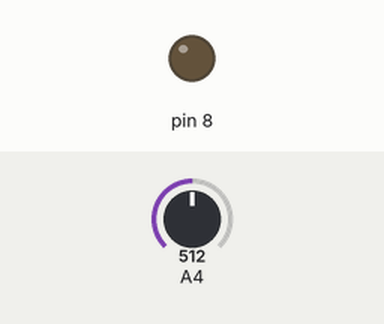
The sketch below on a simulated Arduino Uno, built with avr-gcc and run on an emulated ATmega328P. On the bench: output pins drawn as LEDs (lit = HIGH). The inputs (shaded band) are chosen by the test bench; at power-on: A4 = 512.

Above: at 1.2 s.
1.3 s: A4 set to 488
At 1.9 s:
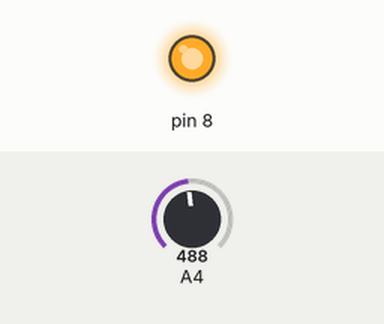
2.8 s: A4 set to 510
At 4.0 s:
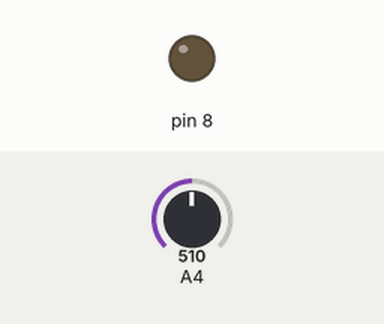
4.3 s: A4 set to 490
At 5.3 s:
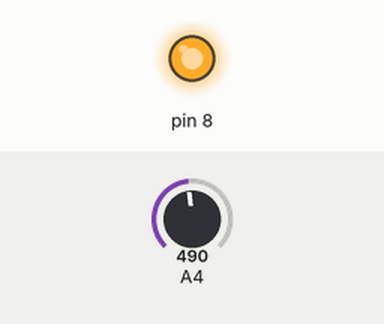
Timing chart, 0 to 7.3 s (numbered marks = the images above; inputs shaded):
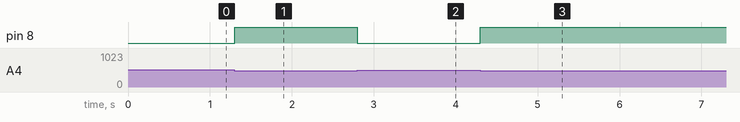

Measured:
- the behaviour switches between 500 and 499 on A4 (found by bisection; images 0 and 1)
- after the input at 1.3 s, pin 8: LOW → HIGH at once
- after the input at 2.8 s, pin 8: HIGH → LOW at once
- after the input at 4.3 s, pin 8: LOW → HIGH at once

The sketch:

classornek.ino
```cpp
#include "FanMotor.h"
FanMotor fan(8,A4);
void setup() {
  fan.setup();
}
void loop(){
  fan.attach();
}
```

FanMotor.h
```cpp
class FanMotor{
  int fanPin=0;
  int sensorPin=0;
  double sensorValue=0;
  public:
    FanMotor(int fp,int sp){
      fanPin=fp;
      sensorPin=sp;
    }

    void setup(){
      pinMode(fanPin,OUTPUT);
    }
    void attach(){
      sensorValue=analogRead(sensorPin);
      if(sensorValue<500) digitalWrite(fanPin,HIGH); else digitalWrite(fanPin,LOW);
    }
  private:

};
```
